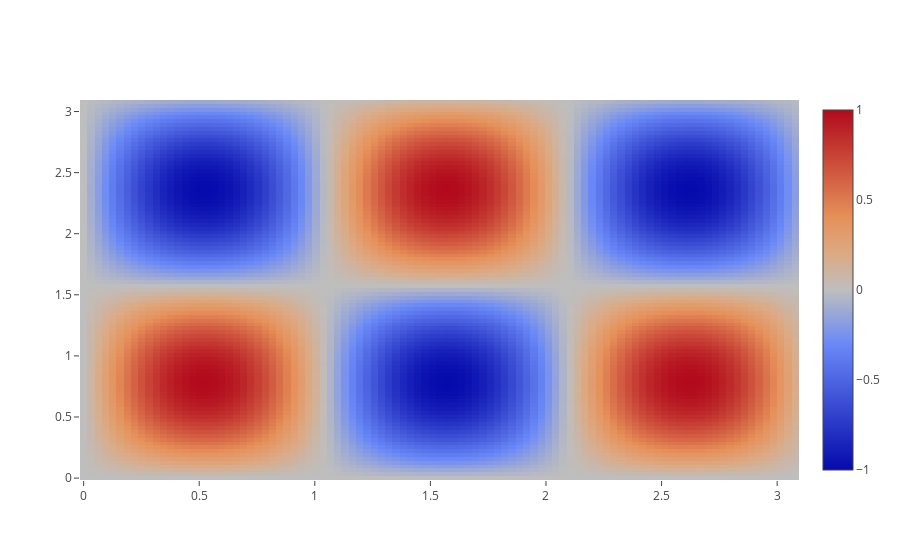

Write notebook code for a chart like this one.
### Code cell
init_notebook_mode(connected=True) 

x = [_x for _x in drange(0, math.pi, math.pi/100)]
y = [_y for _y in drange(0, math.pi, math.pi/100)]
z = []

for _y in y:
    z.append([])
    for _x in x:
        z[-1].append(math.sin(3*_x) * math.sin(2*_y))
        
data = [
    go.Heatmap(
        x=x,
        y=y,
        z=z,
        colorscale='jet',
    )
]

iplot(data)
